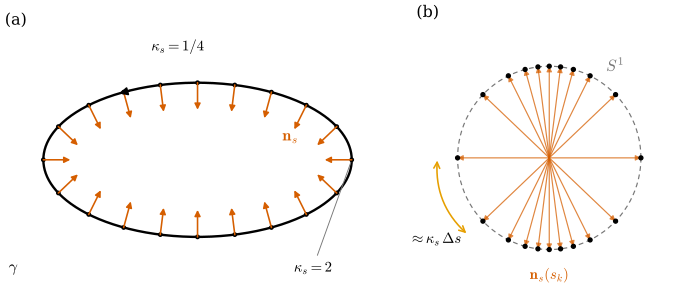

Write the Python code that produced this figure.
"""Figure 39.1.1: the curvature of a plane curve is the speed at which its normal turns.

Ellipse gamma(t) = (2 cos t, sin t) (running example), counterclockwise. 20 points equally spaced in arc length
(starting at (2, 0)). (a) the curve with the signed unit normals n_s = J t (vermilion, length 0.35).
(b) the same normals drawn from the origin: their tips on the unit circle S^1 (the Gauss map of the curve).
Consecutive tips are kappa_s ds apart (to first order): far apart near (+-2, 0) where kappa = 2, crowded near
(0, +-1) where kappa = 1/4.

Run: PYTHONPATH=tools python3 chapters/39-surface-curvature/figures/fig-39-1-1-ellipse-normals.py
"""
import numpy as np

import dgfig
dgfig.setup()
import matplotlib.pyplot as plt  # noqa: E402

C = dgfig.COLORS
M = 20

t = np.linspace(0, 2 * np.pi, 20001)
gam = np.stack([2 * np.cos(t), np.sin(t)], 1)
d = np.stack([-2 * np.sin(t), np.cos(t)], 1)
speed = np.linalg.norm(d, axis=1)
s = np.concatenate([[0], np.cumsum(0.5 * (speed[1:] + speed[:-1]) * np.diff(t))])
Ltot = s[-1]
ts = np.interp(np.arange(M) * Ltot / M, s, t)
P = np.stack([2 * np.cos(ts), np.sin(ts)], 1)
T = np.stack([-2 * np.sin(ts), np.cos(ts)], 1)
T /= np.linalg.norm(T, axis=1, keepdims=True)
Nn = np.stack([-T[:, 1], T[:, 0]], 1)          # n_s = J t
kappa = 2 / (4 * np.sin(ts) ** 2 + np.cos(ts) ** 2) ** 1.5

# self-checks
assert abs(Ltot - 9.688448220547676) < 1e-6                 # perimeter of the ellipse (2, 1)
assert np.allclose(np.einsum("ij,ij->i", T, Nn), 0)
assert abs(kappa[0] - 2) < 1e-12 and abs(2 / 8 - 2 / (4 + 0) ** 1.5) < 1e-12
ang = np.unwrap(np.arctan2(Nn[:, 1], Nn[:, 0]))
dphi = np.diff(np.concatenate([ang, [ang[0] + 2 * np.pi]]))
assert abs(dphi.sum() - 2 * np.pi) < 1e-9                    # the normal turns once
ds = Ltot / M
# spacing of tips: largest next to (2, 0), smallest next to (0, 1)
assert abs(dphi[0] - 0.7621) < 1e-3 and abs(dphi.min() - 0.1240) < 1e-3 and np.argmin(dphi) == 4

fig, axes = plt.subplots(1, 2, figsize=(7.2, 3.3), gridspec_kw=dict(width_ratios=[1.45, 1]))
ax = axes[0]
ax.plot(gam[:, 0], gam[:, 1], color=C["main"], lw=dgfig.LW["main"])
for p, n in zip(P, Nn):
    ax.annotate("", xy=p + 0.35 * n, xytext=p, arrowprops=dict(arrowstyle="-|>", color=C["normal"], lw=1.2,
                                                              mutation_scale=9, shrinkA=0, shrinkB=0))
ax.plot(*P.T, "o", color=C["main"], ms=2.6)
ax.annotate(r"$\kappa_s = 2$", xy=(2.0, 0.0), xytext=(1.25, -1.45), fontsize=11,
            arrowprops=dict(arrowstyle="-", color=C["aux"], lw=0.7))
ax.annotate(r"$\kappa_s = 1/4$", xy=(0.0, 1.0), xytext=(-0.6, 1.42), fontsize=11)
ax.text(-2.45, -1.45, r"$\gamma$", fontsize=12)
ax.annotate("", xy=(-1.05, np.sqrt(1 - 1.05 ** 2 / 4) + 0.0), xytext=(-0.85, np.sqrt(1 - 0.85 ** 2 / 4)),
            arrowprops=dict(arrowstyle="-|>", color=C["main"], lw=1.4, mutation_scale=12))
ax.text(1.1, 0.25, r"$\mathbf{n}_s$", color=C["normal"], fontsize=12)
dgfig.schematic_axes(ax, (-2.5, 2.5), (-1.6, 1.65))
ax.set_title("(a)", loc="left", fontsize=12)

ax = axes[1]
th = np.linspace(0, 2 * np.pi, 400)
ax.plot(np.cos(th), np.sin(th), color=C["aux"], lw=0.9, ls=(0, (4, 3)))
for n in Nn:
    ax.annotate("", xy=n, xytext=(0, 0), arrowprops=dict(arrowstyle="-|>", color=C["normal"], lw=0.9,
                                                         mutation_scale=8, shrinkA=0, shrinkB=0, alpha=0.75))
ax.plot(*Nn.T, "o", color=C["main"], ms=3.0, zorder=5)
ax.annotate("", xy=1.22 * Nn[1], xytext=1.22 * Nn[0],
            arrowprops=dict(arrowstyle="<->", color=C["accent"], lw=1.2, connectionstyle="arc3,rad=0.25"))
ax.text(1.3 * np.cos(-2.4), 1.3 * np.sin(-2.4) - 0.05, r"$\approx\kappa_s\,\Delta s$", fontsize=11, ha="right")
ax.text(0.62, 0.95, r"$S^1$", fontsize=12, color=C["aux"])
ax.text(0.0, -1.32, r"$\mathbf{n}_s(s_k)$", fontsize=11, color=C["normal"], ha="center")
dgfig.schematic_axes(ax, (-1.45, 1.45), (-1.45, 1.45))
ax.set_title("(b)", loc="left", fontsize=12)
fig.subplots_adjust(left=0.01, right=0.99, bottom=0.02, top=0.92, wspace=0.08)
dgfig.save(fig, __file__)
print(f"perimeter {Ltot:.4f}, ds {ds:.4f}, dphi max {dphi.max():.4f} min {dphi.min():.4f}")
